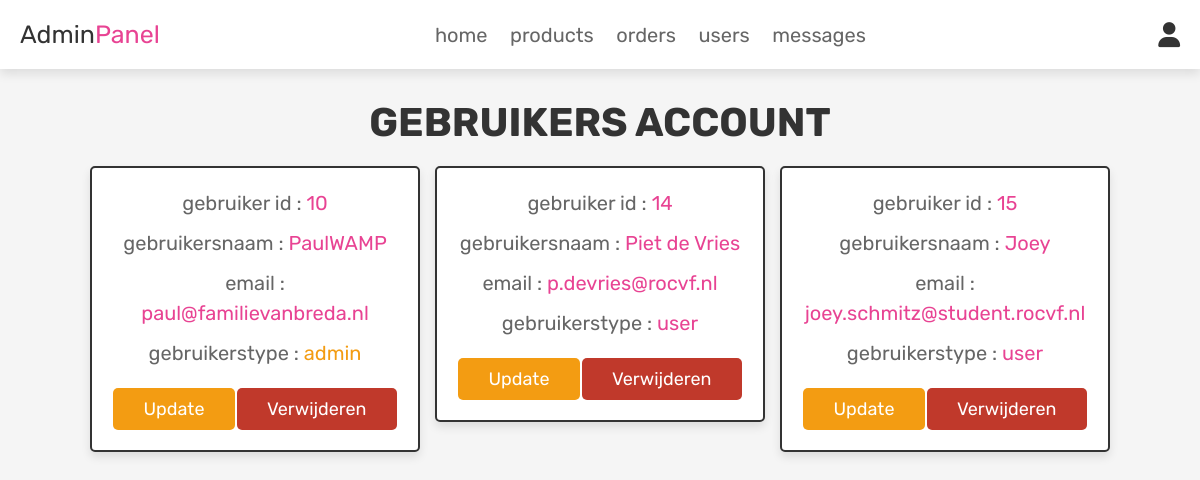
The app's page /admin_users.php (signed in) with its own data.
### tables this page shows
CREATE TABLE `users` (
  `id` int(100) NOT NULL,
  `name` varchar(100) NOT NULL,
  `email` varchar(100) NOT NULL,
  `password` varchar(100) NOT NULL,
  `user_type` varchar(20) NOT NULL DEFAULT 'user'
);

### admin_users.php (the view, shortened to what this page needs)
<?php
@include 'config.php';
?>
<!DOCTYPE html>
<html lang="en">
<head>
   <link rel="stylesheet" href="https://cdnjs.cloudflare.com/ajax/libs/font-awesome/6.0.0/css/all.min.css">
   <link rel="stylesheet" href="css/admin_style.css">
</head>
<body>
<?php @include 'admin_header.php'; ?>
<section class="users">
   <h1 class="title">gebruikers account</h1>
   <div class="box-container">
      <?php
         $select_users = mysqli_query($conn, "SELECT * FROM `users`") or die('query failed');
         if(mysqli_num_rows($select_users) > 0){
            while($fetch_users = mysqli_fetch_assoc($select_users)){
      ?>
      <div class="box">
         <p>gebruiker id : <span><?php echo $fetch_users['id']; ?></span></p>
         <p>gebruikersnaam : <span><?php echo $fetch_users['name']; ?></span></p>
         <p>email : <span><?php echo $fetch_users['email']; ?></span></p>
         <p>gebruikerstype : <span style="color:<?php if($fetch_users['user_type'] == 'admin'){ echo 'var(--orange)'; }; ?>"><?php echo $fetch_users['user_type']; ?></span></p>
          <a href="admin_user_update.php?update=<?php echo $fetch_users['id']; ?>" onclick="return confirm('deze gebruiker aanpassen?');" class="option-btn">update</a>
         <a href="admin_users.php?delete=<?php echo $fetch_users['id']; ?>" onclick="return confirm('deze gebruiker verwijderen?');" class="delete-btn">verwijderen</a>
      </div>
      <?php
         }
      }
      ?>
   </div>
</section>
</body>
</html>

### css/admin_style.css (style rules this page uses)
:root { --pink:#e84393; --red:#c0392b; --orange:#f39c12; --black:#333; --white:#fff; --light-color:#666; --light-white:#ccc; --light-bg:#f5f5f5; --border:.2rem solid var(--black); --box-shadow:0 .5rem 1rem rgba(0,0,0,.1); }
* { font-family: 'Rubik', sans-serif; margin:0; padding:0; box-sizing: border-box; outline: none; border:none; text-decoration: none; transition:all .2s linear; }
html { font-size: 62.5%; overflow-x: hidden; scroll-behavior: smooth; scroll-padding-top: 6.5rem; }
body { background: var(--light-bg); }
section { padding:3rem 2rem; }
.title { text-align: center; margin-bottom: 2rem; color:var(--black); text-transform: uppercase; font-size: 4rem; }
.btn, .delete-btn, .option-btn { display: inline-block; border-radius: .5rem; margin-top: 1rem; font-size: 1.8rem; color:var(--white); cursor: pointer; padding:1rem 3rem; text-transform: capitalize; }
.delete-btn { background-color: var(--red); }
.option-btn { background-color: var(--orange); }
.users .box-container { display: grid; grid-template-columns: repeat(auto-fit, 33rem); gap:1.5rem; align-items: flex-start; max-width: 1200px; margin: 0 auto; justify-content: center; }
.users .box-container .box { padding:2rem; border:var(--border); background-color: var(--white); box-shadow: var(--box-shadow); border-radius: .5rem; text-align: center; }
.users .box-container .box p { font-size: 2rem; color:var(--light-color); margin-bottom: 1rem; line-height: 1.5; }
.users .box-container .box p span { color:var(--pink); }
.users .box-container .box .delete-btn { margin-top: .5; }

### records on screen
users: id "10", name "PaulWAMP", email "paul@familievanbreda.nl", user_type "admin"
users: id "14", name "Piet de Vries", email "p.devries@rocvf.nl", user_type "user"
users: id "15", name "Joey", email "joey.schmitz@student.rocvf.nl", user_type "user"
